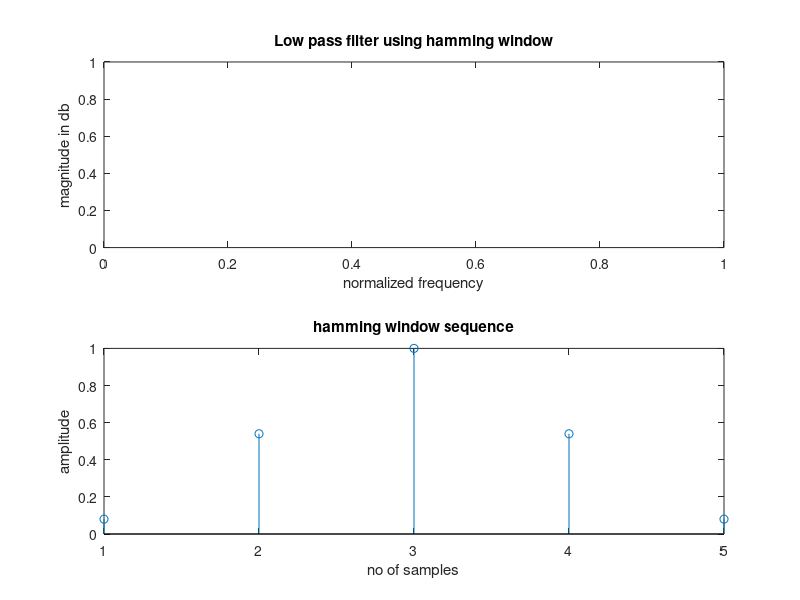

Recreate this plot in MATLAB.
clc;
clear all;
close all;
wc = 0.5*pi;
N = input('enter the value of N');
alpha=(N-1)/2;
n=0:1:N-1;
hd=sin(wc*(n-alpha))./(pi*(n-alpha));
wr=hamming(N);
hn=hd.*wr';
w=0:0.01:pi;
h=freqz(hn,1,w);
subplot(2,1,1);
plot(w/pi, 10*log10(abs(h)));
title('Low pass filter using hamming window');
xlabel('normalized frequency');
ylabel('magnitude in db');
subplot(2,1,2);
stem(wr);
title('hamming window sequence');
xlabel('no of samples');
ylabel('amplitude');
